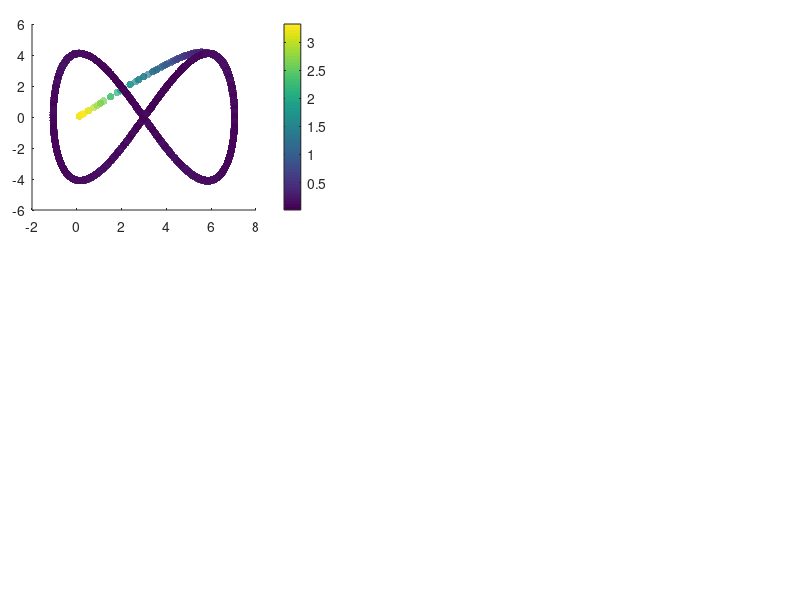

Write the MATLAB code that produced this figure. (Note: this script raises an error after producing the figure.)
%% Code to show the results of the Inverse kinematic controller

% Clean variables
clc, clear all, close all;
 
%% CARGA MIL
% Cargar la estructura desde el archivo .mat
load('Adaptive_HiL.mat');

% DAtos de estado
h_MiL = x_states(1:4,:);
u_MiL = x_states(5:8,:);
t = t_time;

%%Tarea deseada
hd = ref(1:4,:);
hd_p = ref(5:8,:);

% Action de control dinamica
u = u_input;
% Parametros dinamicos adaptativos
u = u_input;

% Error definition
for k = 1:length(t)
    error_vector = hd(1:3, k)-h_MiL(1:3, k);
    error_dynamic(k) = norm(error_vector,2);
end

% Figure propert%% Figures
lw = 1; % linewidth 1
lwV = 2; % linewidth 2
fontsizeLabel = 11; %11
fontsizeLegend = 11;
fontsizeTicks = 11;
fontsizeTitel = 11;
sizeX = 1300; % size figure
sizeY = 750; % size figure

% color propreties
c1 = [80, 81, 79]/255;
c2 = [244, 213, 141]/255;
c3 = [242, 95, 92]/255;
c4 = [112, 141, 129]/255;

C18 = [0 0 0];
c5 = [130, 37, 37]/255;
c6 = [205, 167, 37]/255;
c7 = [81, 115, 180]/255;

C1 = [246 170 141]/255;
C2 = [51 187 238]/255;
C3 = [0 153 136]/255;
C4 = [238 119 51]/255;
C5 = [204 51 17]/255;
C6 = [238 51 119]/255;
C7 = [187 187 187]/255;
C8 = [80 80 80]/255;
C9 = [140 140 140]/255;
C10 = [0 128 255]/255;
C11 = [234 52 89]/255;
C12 = [39 124 252]/255;
C13 = [40 122 125]/255;
%C14 = [86 215 219]/255;
C14 = [252 94 158]/255;
C15 = [244 171 39]/255;
C16 = [100 121 162]/255;
C17 = [255 0 0]/255;
%% New color slection

figure('Position', [500 500 sizeX sizeY])
set(gcf, 'Position', [500 500 sizeX sizeY]);
fig1_comps.fig = gcf;

% Figure 1
axes('Position',[0.04 0.65 .35 .31]);
%% Colorbar
scatter(h_MiL(1, :),h_MiL(2, :),30,error_dynamic,'filled','MarkerFaceAlpha',0.7);
c = colorbar;
c.Label.Interpreter = 'latex';
c.Label.String = '$\textrm{Error}~||\tilde{\mathbf{\eta}}||$';

set(c,'TickLabelInterpreter','latex')

%% Desired Trajectory
hd_plot = line(hd(1,:),hd(2,:));
set(hd_plot, 'LineStyle', '--', 'Color', C8, 'LineWidth', 1.2*lw)

%% Real Trajectory
h_plot = line(h_MiL(1,:),h_MiL(2,:));
set(h_plot, 'LineStyle', '-', 'Color', C18, 'LineWidth', 1.2*lw)

%% Title of the image
hTitle_1 = title({'$\textrm{(a)}$'},'fontsize',14,'interpreter','latex','Color',C18);
%hXLabel_1 = xlabel('$x~[m]$','fontsize',9,'interpreter','latex', 'Color',C18);
hYLabel_1 = ylabel('$y~[m]$','fontsize',9,'interpreter','latex', 'Color',C18);

%% Legend nomeclature
hLegend_1 = legend([hd_plot, h_plot],{'$\mathbf{\eta}_d$','$\mathbf{\eta}$'},'fontsize',12,'interpreter','latex','Color',[255 255 255]/255,'Location','best','NumColumns',1,'TextColor','black');
set(gca,'ticklabelinterpreter','latex',...
        'fontsize',1.3*fontsizeTicks)
% Figure properties
ax_1 = gca;
ax_1.Box = 'on';
ax_1.BoxStyle = 'full';
ax_1.TickLength = [0.005;0.005];
ax_1.TickDirMode = 'auto';
ax_1.YMinorTick = 'on';
ax_1.XMinorTick = 'on';
% ax_2.XTickLabel = [];
ax_1.XMinorGrid = 'on';
ax_1.YMinorGrid = 'on';
%ax_2.MinorGridColor = '#8f8f8f';
ax_1.MinorGridAlpha = 0.15;
ax_1.LineWidth = 0.8;
ax_1.XLim = [min(h_MiL(1,:))-0.2 max(h_MiL(1,:))+0.2];
ax_1.YLim = [min(h_MiL(2,:))-0.2 max(h_MiL(2,:))+0.2];

% Figure 2
axes('Position',[0.04 0.28 .35 .31]);
%% Colorbar
scatter(h_MiL(1, :),h_MiL(3, :),30,error_dynamic,'filled','MarkerFaceAlpha',0.7);
c = colorbar;
c.Label.Interpreter = 'latex';
c.Label.String = '$\textrm{Error}~||\tilde{\mathbf{\eta}}||$';

set(c,'TickLabelInterpreter','latex')

%% Desired Trajectory
hd_plot_2 = line(hd(1,:),hd(3,:));
set(hd_plot_2, 'LineStyle', '--', 'Color', C8, 'LineWidth', 1.2*lw)

%% Real Trajectory
h_plot_2 = line(h_MiL(1,:),h_MiL(3,:));
set(h_plot_2, 'LineStyle', '-', 'Color', C18, 'LineWidth', 1.2*lw)

%% Title of the image
hTitle_2 = title({'$\textrm{(b)}$'},'fontsize',14,'interpreter','latex','Color',C18);
hXLabel_2 = xlabel('$x~[m]$','fontsize',9,'interpreter','latex', 'Color',C18);
hYLabel_2 = ylabel('$z~[m]$','fontsize',9,'interpreter','latex', 'Color',C18);

%% Legend nomeclature
hLegend_2 = legend([hd_plot_2, h_plot_2],{'$\mathbf{\eta}_d$','$\mathbf{\eta}$'},'fontsize',12,'interpreter','latex','Color',[255 255 255]/255,'Location','best','NumColumns',1,'TextColor','black');
set(gca,'ticklabelinterpreter','latex',...
        'fontsize',1.3*fontsizeTicks)
% Figure properties
ax_2 = gca;
ax_2.Box = 'on';
ax_2.BoxStyle = 'full';
ax_2.TickLength = [0.005;0.005];
ax_2.TickDirMode = 'auto';
ax_2.YMinorTick = 'on';
ax_2.XMinorTick = 'on';
% ax_2.XTickLabel = [];
ax_2.XMinorGrid = 'on';
ax_2.YMinorGrid = 'on';
%ax_2.MinorGridColor = '#8f8f8f';
ax_2.MinorGridAlpha = 0.15;
ax_2.LineWidth = 0.8;
ax_2.XLim = [min(h_MiL(1,:))-0.2 max(h_MiL(1,:))+0.2];
ax_2.YLim = [min(h_MiL(3,:))-0.2 max(h_MiL(3,:))+0.2];

axes('Position',[0.45 0.65 .54 .31]);
%% Data generation
error_x_plot = line(t,hd(1,:)-h_MiL(1,:));
set(error_x_plot, 'LineStyle', '-', 'Color', C5, 'LineWidth', 1.1*lw);
error_y_plot = line(t,hd(2,:)-h_MiL(2,:));
set(error_y_plot, 'LineStyle', '-', 'Color', C3, 'LineWidth', 1.1*lw);
error_z_plot = line(t,hd(3,:)-h_MiL(3,:));
set(error_z_plot, 'LineStyle', '-', 'Color', c7, 'LineWidth', 1.1*lw);

% fig1_comps.p1 = ul_plot;
%% Title of the image
hTitle_3 = title({'$\textrm{(c)}$'},'fontsize',14,'interpreter','latex','Color',C18);
%xlabel('$\textrm{Time}[s]$','fontsize',10,'interpreter','latex','Color',C18);
ylabel('$\textrm{Control Error}~[m]$','fontsize',10,'interpreter','latex', 'Color',C18);

%% Legend nomeclature
hLegend_3 = legend([error_x_plot,error_y_plot, error_z_plot],{'$\tilde{\mathbf{\eta}}_x$','$\tilde{\mathbf{\eta}}_y$','$\tilde{\mathbf{\eta}}_z$'},'fontsize',12,'interpreter','latex','Color',[255 255 255]/255,'Location','best','NumColumns',1,'TextColor','black');
 set(gca,'ticklabelinterpreter','latex',...
         'fontsize',1.3*fontsizeTicks)
%% Figure properties
ax_3 = gca;
ax_3.Box = 'on';
ax_3.BoxStyle = 'full';
ax_3.TickLength = [0.01;0.01];
ax_3.TickDirMode = 'auto';
ax_3.XTickLabel = [];
ax_3.YMinorTick = 'on';
ax_3.XMinorTick = 'on';
ax_3.XMinorGrid = 'on';
ax_3.YMinorGrid = 'on';
%ax_1.MinorGridColor = '#8f8f8f';
ax_3.MinorGridAlpha = 0.15;
ax_3.LineWidth = 0.8;
ax_3.XLim = [0 t(end)];

%% Zoom Plot
axes('Position',[0.70 0.85 .2 .1]);
index_zoom_1 = (t>=20) & (t<=30);
error_x_plot_zoom = line(t(index_zoom_1),hd(1,(index_zoom_1))-h_MiL(1,(index_zoom_1)));
error_y_plot_zoom = line(t(index_zoom_1),hd(2,(index_zoom_1))-h_MiL(2,(index_zoom_1)));
error_z_plot_zoom = line(t(index_zoom_1),hd(3,(index_zoom_1))-h_MiL(3,(index_zoom_1)));

set(error_x_plot_zoom, 'LineStyle', '-', 'Color', C5, 'LineWidth', lw*0.8);
set(error_y_plot_zoom, 'LineStyle', '-', 'Color', C3, 'LineWidth', lw*0.8);
set(error_z_plot_zoom, 'LineStyle', '-', 'Color', c7, 'LineWidth', lw*0.8);

set(gca,'ticklabelinterpreter','latex',...
         'fontsize',fontsizeTicks*0.5)
ax_1_zoom = gca;
ax_1_zoom.Box = 'on';
ax_1_zoom.BoxStyle = 'full';
ax_1_zoom.TickLength = [0.01;0.01];
%ax_1_zoom.YLim = [-0.5 0.5];
%ax_1_zoom.YTickLabel = [];
%ax_1_zoom.XTickLabel = [];
ax_1_zoom.TickDirMode = 'manual';
ax_1_zoom.TickDir = 'in';
ax_1_zoom.YMinorTick = 'on';
ax_1_zoom.XMinorTick = 'on';
ax_1_zoom.LineWidth = 0.5;
ax_1_zoom.XMinorGrid = 'on';
ax_1_zoom.YMinorGrid = 'on';
axes('Position',[0.46 0.28 .54 .31]);
%% Data generation
error_vx_plot = line(t(1,1:length(u(1,:))),u(1,:));
set(error_vx_plot, 'LineStyle', '-', 'Color', C7, 'LineWidth', 1.3*lw);
error_vy_plot = line(t(1,1:length(u(2,:))),u(2,:));
set(error_vy_plot, 'LineStyle', '-', 'Color', C14, 'LineWidth', 1.3*lw);
error_vz_plot = line(t(1,1:length(u(3,:))),u(3,:));
set(error_vz_plot, 'LineStyle', '-', 'Color', C15, 'LineWidth', 1.3*lw);

% fig1_comps.p1 = ul_plot;
%% Title of the image
hTitle_4 = title({'$\textrm{(d)}$'},'fontsize',14,'interpreter','latex','Color',C18);
xlabel('$\textrm{Time}[s]$','fontsize',10,'interpreter','latex','Color',C18);
ylabel('$\textrm{Inputs}~[m/s]$','fontsize',10,'interpreter','latex', 'Color',C18);

%% Legend nomeclature
hLegend_4 = legend([error_vx_plot,error_vy_plot, error_vz_plot],{'${\mu}_{l_{ref}}$','${\mu}_{m_{ref}}$','${\mu}_{n_{ref}}$'},'fontsize',12,'interpreter','latex','Color',[255 255 255]/255,'Location','best','NumColumns',1,'TextColor','black');
 set(gca,'ticklabelinterpreter','latex',...
         'fontsize',1.3*fontsizeTicks)
%% Figure properties
ax_4 = gca;
ax_4.Box = 'on';
ax_4.BoxStyle = 'full';
ax_4.TickLength = [0.01;0.01];
ax_4.TickDirMode = 'auto';
ax_4.YMinorTick = 'on';
ax_4.XMinorTick = 'on';
ax_4.XMinorGrid = 'on';
ax_4.YMinorGrid = 'on';
%ax_1.MinorGridColor = '#8f8f8f';
ax_4.MinorGridAlpha = 0.15;
ax_4.LineWidth = 0.8;
ax_4.XLim = [0 t(end)];
% 
set(gcf, 'Color', 'w'); % Sets axes background
export_fig Dynamics_real_results_b.pdf -q101

%% CHI
figure (2)
% Etiquetas para los parámetros en formato LaTeX
param_labels = {'$\xi_1$', '$\xi_2$', '$\xi_3$', '$\xi_4$', '$\xi_5$', '$\xi_6$', '$\xi_7$', '$\xi_8$', '$\xi_9$', '$\xi_{10}$', '$\xi_{11}$', '$\xi_{12}$', '$\xi_{13}$', '$\xi_{14}$', '$\xi_{15}$', '$\xi_{16}$', '$\xi_{17}$', '$\xi_{18}$', '$\xi_{19}$'};

% Graficar los datos de chi_adaptive
plot(chi_adaptive')
legend(param_labels, 'Location', 'Best', 'Interpreter', 'latex');
xlabel('Iteración');
ylabel('Valor del Parámetro');
title('Gráfica de los 19 Parámetros');